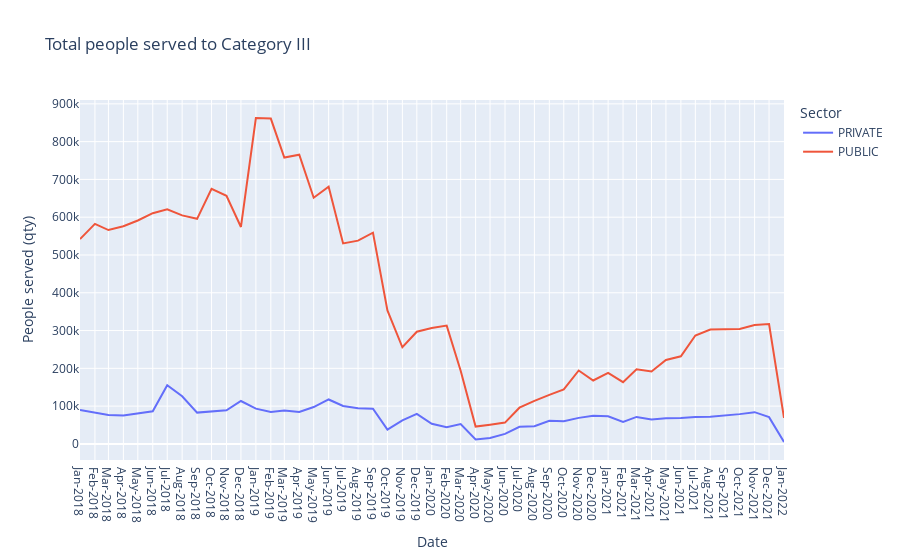

Here is the notebook cell this chart was saved with:
### Code cell
df = data_temp
columns_name = list(df.columns)[1:]
fig = px.line(df, 
              x="DATE", 
              y=columns_name,
              hover_data={"DATE": "|%Y %M"},
              labels={
                     "value": "People served (qty)",
                     "DATE": "Date",
                     "variable": "Sector"
                 },
              title='Total people served to Category ' + CATEGORIA_STUDIO)

# fig = px.scatter(data_temp, x="DATE", y=data_temp.columns,
#               hover_data={"DATE": "|%Y %M"},
#               labels={
#                      "value": "People served (qty)",
#                      "DATE": "Date",
#                      "SECTOR2": "Sector"
#                  },
#               title='Total people served to Category ' + CATEGORIA_STUDIO)

fig.update_xaxes(
    dtick="M1",
    tickformat="%b-%Y")
fig.show()

### Figure 1 — Plotly figure (JSON) as saved in the notebook; plotly's stock layout.template omitted (floating-point values rounded to 4 significant figures)
{"data": [{"hovertemplate": "Sector=PRIVATE<br>Date=%{x|%Y %M}<br>People served (qty)=%{y}<extra></extra>", "legendgroup": "PRIVATE", "line": {"color": "#636efa", "dash": "solid"}, "marker": {"symbol": "circle"}, "mode": "lines", "name": "PRIVATE", "orientation": "v", "showlegend": true, "type": "scatter", "x": ["2018-01-01T00:00:00", "2018-02-01T00:00:00", "2018-03-01T00:00:00", "2018-04-01T00:00:00", "2018-05-01T00:00:00", "2018-06-01T00:00:00", "2018-07-01T00:00:00", "2018-08-01T00:00:00", "2018-09-01T00:00:00", "2018-10-01T00:00:00", "2018-11-01T00:00:00", "2018-12-01T00:00:00", "2019-01-01T00:00:00", "2019-02-01T00:00:00", "2019-03-01T00:00:00", "2019-04-01T00:00:00", "2019-05-01T00:00:00", "2019-06-01T00:00:00", "2019-07-01T00:00:00", "2019-08-01T00:00:00", "2019-09-01T00:00:00", "2019-10-01T00:00:00", "2019-11-01T00:00:00", "2019-12-01T00:00:00", "2020-01-01T00:00:00", "2020-02-01T00:00:00", "2020-03-01T00:00:00", "2020-04-01T00:00:00", "2020-05-01T00:00:00", "2020-06-01T00:00:00", "2020-07-01T00:00:00", "2020-08-01T00:00:00", "2020-09-01T00:00:00", "2020-10-01T00:00:00", "2020-11-01T00:00:00", "2020-12-01T00:00:00", "2021-01-01T00:00:00", "2021-02-01T00:00:00", "2021-03-01T00:00:00", "2021-04-01T00:00:00", "2021-05-01T00:00:00", "2021-06-01T00:00:00", "2021-07-01T00:00:00", "2021-08-01T00:00:00", "2021-09-01T00:00:00", "2021-10-01T00:00:00", "2021-11-01T00:00:00", "2021-12-01T00:00:00", "2022-01-01T00:00:00"], "xaxis": "x", "y": [89779, 82242, 76740, 74900, 80395, 86173, 155439, 126189, 82841, 85807, 89132, 113545, 93300, 84542, 88205, 84562, 97508, 117539, 100324, 94520, 92902, 37697, 62474, 79638, 53275, 44375, 52619, 11554, 15812, 26561, 45367, 46952, 61045, 59726, 68897, 74478, 73277, 58254, 71424, 64803, 67871, 68857, 71458, 72007, 75174, 78774, 83984, 70866, 5011], "yaxis": "y"}, {"hovertemplate": "Sector=PUBLIC<br>Date=%{x|%Y %M}<br>People served (qty)=%{y}<extra></extra>", "legendgroup": "PUBLIC", "line": {"color": "#EF553B", "dash": "solid"}, "marker": {"symbol": "circle"}, "mode": "lines", "name": "PUBLIC", "orientation": "v", "showlegend": true, "type": "scatter", "x": ["2018-01-01T00:00:00", "2018-02-01T00:00:00", "2018-03-01T00:00:00", "2018-04-01T00:00:00", "2018-05-01T00:00:00", "2018-06-01T00:00:00", "2018-07-01T00:00:00", "2018-08-01T00:00:00", "2018-09-01T00:00:00", "2018-10-01T00:00:00", "2018-11-01T00:00:00", "2018-12-01T00:00:00", "2019-01-01T00:00:00", "2019-02-01T00:00:00", "2019-03-01T00:00:00", "2019-04-01T00:00:00", "2019-05-01T00:00:00", "2019-06-01T00:00:00", "2019-07-01T00:00:00", "2019-08-01T00:00:00", "2019-09-01T00:00:00", "2019-10-01T00:00:00", "2019-11-01T00:00:00", "2019-12-01T00:00:00", "2020-01-01T00:00:00", "2020-02-01T00:00:00", "2020-03-01T00:00:00", "2020-04-01T00:00:00", "2020-05-01T00:00:00", "2020-06-01T00:00:00", "2020-07-01T00:00:00", "2020-08-01T00:00:00", "2020-09-01T00:00:00", "2020-10-01T00:00:00", "2020-11-01T00:00:00", "2020-12-01T00:00:00", "2021-01-01T00:00:00", "2021-02-01T00:00:00", "2021-03-01T00:00:00", "2021-04-01T00:00:00", "2021-05-01T00:00:00", "2021-06-01T00:00:00", "2021-07-01T00:00:00", "2021-08-01T00:00:00", "2021-09-01T00:00:00", "2021-10-01T00:00:00", "2021-11-01T00:00:00", "2021-12-01T00:00:00", "2022-01-01T00:00:00"], "xaxis": "x", "y": [542048, 582308, 565977, 576048, 591221, 610678, 620971, 604811, 595678, 674882, 656761, 574173, 862557, 861087, 757894, 765379, 651522, 680729, 530676, 538047, 559040, 353238, 255721, 296831, 306649, 313124, 193707, 45734, 50918, 56354, 95791, 114023, 129903, 144095, 194275, 167770, 187818, 163397, 197273, 191799, 222069, 231893, 286804, 302710, 303204, 304117, 314380, 317120, 68723], "yaxis": "y"}], "layout": {"autosize": true, "legend": {"title": {"text": "Sector"}, "tracegroupgap": 0}, "title": {"text": "Total people served to Category III"}, "xaxis": {"anchor": "y", "autorange": true, "domain": [0, 1], "dtick": "M1", "range": ["2018-01-01", "2022-01-01"], "tickformat": "%b-%Y", "title": {"text": "Date"}, "type": "date"}, "yaxis": {"anchor": "x", "autorange": true, "domain": [0, 1], "range": [-42630.0, 910200.0], "title": {"text": "People served (qty)"}, "type": "linear"}}}
